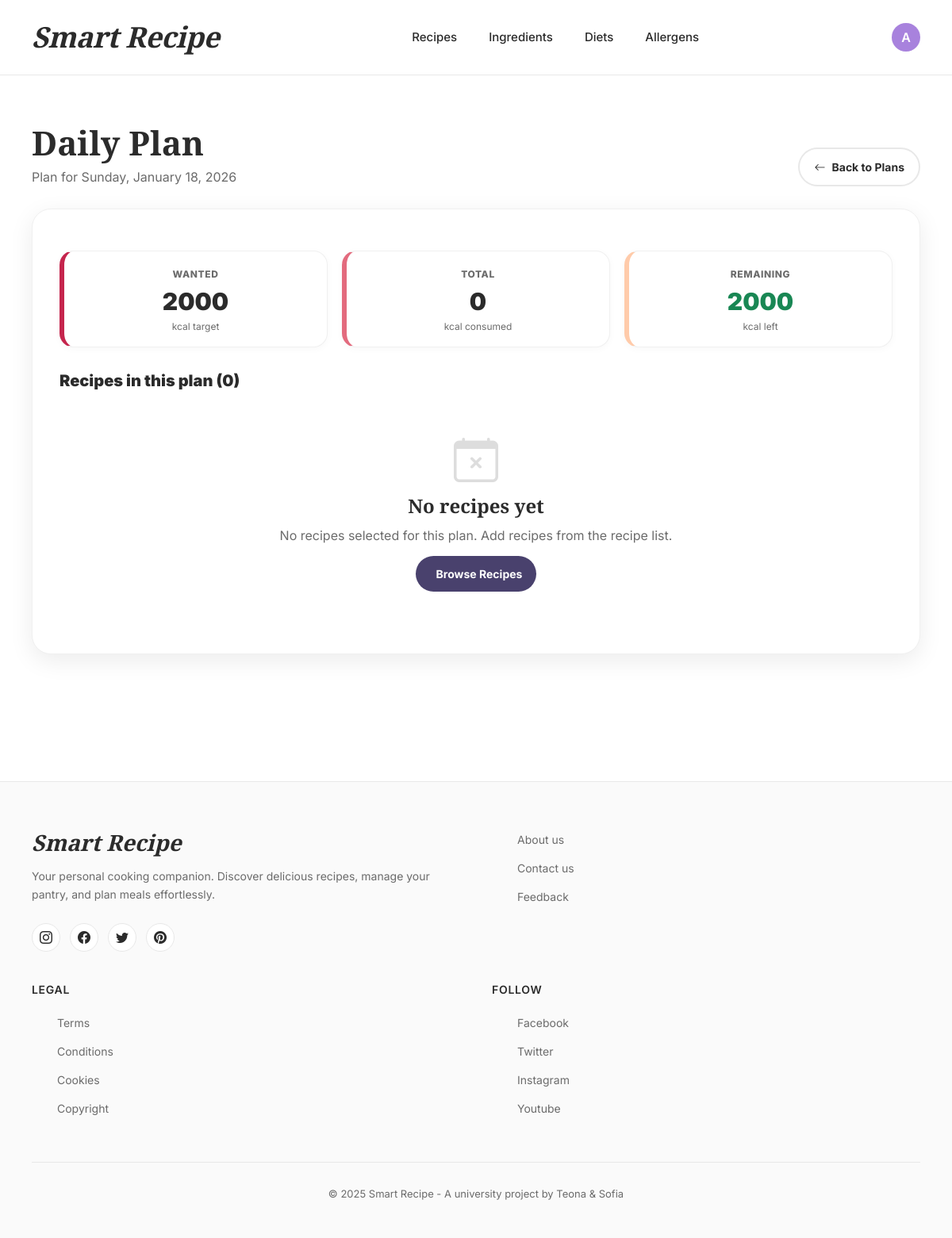
The app's page /plans/1/ (signed in) with its own data.
### smart_recipe_app/models.py (models this page shows, shortened)
class DailyPlan(models.Model):
    user = models.ForeignKey(settings.AUTH_USER_MODEL, on_delete=models.CASCADE, related_name='daily_plans')
    date = models.DateField(default=date.today)
    wanted_calories = models.PositiveIntegerField()
    recipes = models.ManyToManyField(Recipe, related_name='daily_plans', blank=True)
    class Meta:
        unique_together = ('user', 'date')
    @property
    def total_calories(self):
        return sum((r.calories_per_serving or 0) for r in self.recipes.all())
    @property
    def remaining_calories(self):
        return self.wanted_calories - self.total_calories

### smart_recipe_app/views.py (the view)
# urls.py: path('plans/<int:plan_id>/', views.daily_plan_detail, name='daily_plan_detail'),
@login_required
def daily_plan_detail(request, plan_id):
    plan = get_object_or_404(DailyPlan, id=plan_id, user=request.user)
    return render(request, 'daily_plan/daily_plan_detail.html', {'plan': plan})

### smart_recipe_app/templatetags/helpers.py (called while the page is built)
@register.filter
def has_group(user, group_name):
    return user.is_authenticated and user.groups.filter(name=group_name).exists()

### smart_recipe_app/templates/daily_plan/daily_plan_detail.html (shortened to what this page needs)
{% extends "common/base.html" %}
{% block content %}
<div class="plan-detail-container">
  <div class="page-header">
    <div>
      <h1 class="page-title">Daily Plan</h1>
      <p class="page-subtitle">Plan for {{ plan.date|date:"l, F d, Y" }}</p>
    </div>
    <a href="{% url 'daily_plans' %}" class="btn-pill btn-back">
      <i class="bi bi-arrow-left"></i>
      Back to Plans
    </a>
  </div>
  <div class="detail-card">
    <div class="kpi-grid">
      <div class="kpi-box wanted">
        <div class="kpi-label">Wanted</div>
        <div class="kpi-value">{{ plan.wanted_calories }}</div>
        <div class="kpi-sub">kcal target</div>
      </div>
      <div class="kpi-box total">
        <div class="kpi-label">Total</div>
        <div class="kpi-value">{{ plan.total_calories|floatformat:0 }}</div>
        <div class="kpi-sub">kcal consumed</div>
      </div>
      <div class="kpi-box remaining">
        <div class="kpi-label">Remaining</div>
        <div class="kpi-value">
          {% if plan.remaining_calories < 0 %}
            <span class="text-danger">{{ plan.remaining_calories|floatformat:0 }}</span>
          {% else %}
            <span class="text-success">{{ plan.remaining_calories|floatformat:0 }}</span>
          {% endif %}
        </div>
        <div class="kpi-sub">
          kcal {% if plan.remaining_calories < 0 %}over{% else %}left{% endif %}
        </div>
      </div>
    </div>
    <h3 class="section-title">Recipes in this plan ({{ plan.recipes.count }})</h3>
    {% if plan.recipes.all %}
      <div class="table-responsive table-wrap">
        <table class="items-table">
          <thead>
            <tr>
              <th>Recipe</th>
              <th>Total</th>
              <th>Per serving</th>
              <th class="text-end">Open</th>
            </tr>
          </thead>
          <tbody>
            {% for recipe in plan.recipes.all %}
              <tr>
                <td>
                  <strong>{{ recipe.name }}</strong>
                </td>
                <td>
                  <span class="badge-pill">
                    <i class="bi bi-fire"></i>
                    {{ recipe.total_calories|floatformat:0 }} kcal
                  </span>
                </td>
                <td>
                  {% if recipe.calories_per_serving %}
                    <span class="badge-soft">
                      <i class="bi bi-egg-fried"></i>
                      {{ recipe.calories_per_serving|floatformat:0 }} kcal
                    </span>
                  {% else %}
                    <span class="muted">—</span>
                  {% endif %}
                </td>
                <td class="text-end">
                  <a class="btn-view" href="{% url 'recipe_detail' recipe.id %}">
                    <i class="bi bi-eye"></i>View
                  </a>
                </td>
              </tr>
            {% endfor %}
          </tbody>
        </table>
      </div>
    {% else %}
      <div class="empty-state">
        <i class="bi bi-calendar-x"></i>
        <h3>No recipes yet</h3>
        <p>No recipes selected for this plan. Add recipes from the recipe list.</p>
        <a href="{% url 'recipe_list' %}" class="btn-pill btn-browse">
          Browse Recipes
        </a>
      </div>
    {% endif %}
  </div>
</div>
{% endblock %}

### smart_recipe_app/templates/common/base.html (shortened to what this page needs)
{% load static %}
{% load helpers %}
<html lang="en">
<head>
    <link href="https://cdn.jsdelivr.net/npm/bootstrap@5.3.2/dist/css/bootstrap.min.css" rel="stylesheet">
    <link rel="stylesheet" href="https://cdn.jsdelivr.net/npm/bootstrap-icons@1.11.1/font/bootstrap-icons.css">
</head>
<body>
    <header class="clean-header">
        <div class="header-container">
            <a href="{% url 'index' %}" class="logo-text">Smart Recipe</a>
        {% if user.is_authenticated %}
            <nav class="header-nav">
                {% if user|has_group:"Admin" %}
                    <a href="{% url 'recipe_list' %}" class="nav-link">Recipes</a>
                    <a href="{% url 'ingredient_list' %}" class="nav-link">Ingredients</a>
                    <a href="{% url 'diet_list' %}" class="nav-link">Diets</a>
                    <a href="{% url 'allergen_list' %}" class="nav-link">Allergens</a>
                {% endif %}
            </nav>
            <div class="header-actions">
                <div class="dropdown user-menu">
                    <button class="user-btn dropdown-toggle" type="button" data-bs-toggle="dropdown" aria-expanded="false">
                        <div class="user-avatar">
                            {{ user.username|first|upper }}
                        </div>
                    </button>
                </div>
            </div>
            {% else %}
            <div class="header-actions">
                <a href="{% url 'login' %}" class="nav-link">Login</a>
            </div>
            {% endif %}
        </div>
    </header>
    <main>
        {% block content %}{% endblock %}
    </main>
    <footer class="clean-footer">
        <div class="footer-container">
            <div class="footer-content">
                <div class="footer-brand">
                    <h3>Smart Recipe</h3>
                    <p>Your personal cooking companion. Discover delicious recipes, manage your pantry, and plan meals effortlessly.</p>
                    <div class="social-links">
                        <a href="#" class="social-link" aria-label="Instagram">
                            <i class="bi bi-instagram"></i>
                        </a>
                        <a href="#" class="social-link" aria-label="Facebook">
                            <i class="bi bi-facebook"></i>
                        </a>
                        <a href="#" class="social-link" aria-label="Twitter">
                            <i class="bi bi-twitter"></i>
                        </a>
                        <a href="#" class="social-link" aria-label="Pinterest">
                            <i class="bi bi-pinterest"></i>
                        </a>
                    </div>
                </div>
                <div class="footer-section">
                    <ul class="footer-links">
                        <li><a href="#">About us</a></li>
                        <li><a href="#">Contact us</a></li>
                        <li><a href="#">Feedback</a></li>
                    </ul>
                </div>
                <div class="footer-section">
                    <h4>Legal</h4>
                    <ul class="footer-links">
                        <li><a href="#">Terms</a></li>
                        <li><a href="#">Conditions</a></li>
                        <li><a href="#">Cookies</a></li>
                        <li><a href="#">Copyright</a></li>
                    </ul>
                </div>
                <div class="footer-section">
                    <h4>Follow</h4>
                    <ul class="footer-links">
                        <li><a href="#">Facebook</a></li>
                        <li><a href="#">Twitter</a></li>
                        <li><a href="#">Instagram</a></li>
                        <li><a href="#">Youtube</a></li>
                    </ul>
                </div>
            </div>
            <div class="footer-bottom">
                <p>&copy; 2025 Smart Recipe - A university project by Teona & Sofia</p>
            </div>
        </div>
    </footer>
</body>
</html>

### smart_recipe_app/templates/common/base.html (style rules this page uses)
:root { --vintage-grape: #49416D; --bright-lavender: #A882DD; --sweet-salmon: #E08D79; --honeydew: #E0EFDE; --icy-aqua: #B3F2DD; --text-dark: #2b2b2b; --text-muted: #6b6b6b; }
* { margin: 0; padding: 0; box-sizing: border-box; }
body { font-family: 'Inter', -apple-system, BlinkMacSystemFont, sans-serif; color: var(--text-dark); background-color: #ffffff; min-height: 100vh; display: flex; flex-direction: column; }
.clean-header { background: white; border-bottom: 1px solid #e8e8e8; position: sticky; top: 0; z-index: 1000; padding: 20px 0; }
.header-container { max-width: 1400px; margin: 0 auto; padding: 0 40px; display: flex; align-items: center; justify-content: space-between; }
.logo-text { font-family: 'Playfair Display', serif; font-size: 36px; font-weight: 900; font-style: italic; color: var(--text-dark); text-decoration: none; letter-spacing: -0.5px; transition: color 0.3s ease; }
.header-nav { display: flex; align-items: center; gap: 40px; }
.nav-link { color: var(--text-dark); text-decoration: none; font-weight: 500; font-size: 15px; transition: color 0.3s ease; }
.header-actions { display: flex; align-items: center; gap: 25px; }
.user-btn.dropdown-toggle::after { display: none; }
.user-btn { background: transparent; border: none; padding: 0; cursor: pointer; }
.user-avatar { width: 36px; height: 36px; background: var(--bright-lavender); border-radius: 50%; display: flex; align-items: center; justify-content: center; color: white; font-weight: 600; transition: transform 0.3s ease; }
main { flex: 1; }
.clean-footer { background: #fafafa; border-top: 1px solid #e8e8e8; padding: 60px 0 30px; margin-top: 80px; }
.footer-container { max-width: 1400px; margin: 0 auto; padding: 0 40px; }
.footer-content { display: grid; grid-template-columns: 2fr 1fr 1fr 1fr; gap: 60px; margin-bottom: 40px; }
.footer-brand h3 { font-family: 'Playfair Display', serif; font-size: 28px; font-weight: 900; font-style: italic; margin-bottom: 15px; color: var(--text-dark); }
.footer-brand p { color: var(--text-muted); line-height: 1.6; margin-bottom: 25px; font-size: 14px; }
.social-links { display: flex; gap: 12px; }
.social-link { width: 36px; height: 36px; background: white; border: 1px solid #e8e8e8; border-radius: 50%; display: flex; align-items: center; justify-content: center; color: var(--text-dark); text-decoration: none; transition: all 0.3s ease; }
.footer-section h4 { font-weight: 600; margin-bottom: 20px; font-size: 14px; text-transform: uppercase; letter-spacing: 0.05em; color: var(--text-dark); }
.footer-links { list-style: none; }
.footer-links li { margin-bottom: 12px; }
.footer-links a { color: var(--text-muted); text-decoration: none; font-size: 14px; transition: all 0.3s ease; }
.footer-bottom { border-top: 1px solid #e8e8e8; padding-top: 30px; text-align: center; font-size: 13px; color: var(--text-muted); }
@media (max-width: 1200px) { .footer-content { grid-template-columns: 1fr 1fr; gap: 40px; } }

### records on screen
DailyPlan: date "Sunday, January 18, 2026", wanted_calories "2000", total_calories "0", remaining_calories "2000", recipes.count "0"

### other values on screen
{{ user.username|first|upper }} "A"
